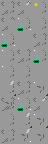

This is a level from a 2D game, rendered from its Tiled map with the project's own tilesets. A one-line summary and the complete map file follow:
An orthogonal 3x9 tile map with 16x16 px tiles, 2 tile layers (floor, walls), 3 tilesets and 4 objects (finish, player, janitor, trap).

<map version="1.2" tiledversion="1.3.4" orientation="orthogonal" renderorder="left-up" width="3" height="9" tilewidth="16" tileheight="16" infinite="0" nextlayerid="4" nextobjectid="5">
 <editorsettings>
  <export target="../levels/reach/10.lua" format="lua" />
 </editorsettings>
 <tileset firstgid="1" source="janitor.tsx" />
 <tileset firstgid="3" source="TileCollection.tsx" />
 <tileset firstgid="34" source="bum.tsx" />
 <layer id="1" name="floor" width="3" height="9">
  <data encoding="csv">
12,20,15,
8,22,9,
22,14,12,
17,12,16,
17,9,14,
21,12,18,
13,22,20,
9,21,18,
12,19,10
</data>
 </layer>
 <layer id="2" name="walls" width="3" height="9">
  <data encoding="csv">
0,0,0,
0,0,0,
0,0,0,
0,0,0,
0,0,0,
0,0,0,
0,0,0,
0,0,0,
0,0,0
</data>
 </layer>
 <objectgroup id="3" name="objects">
  <object id="3" name="finish" gid="5" x="16" y="128" width="16" height="16" />
  <object id="2" name="player" gid="34" x="16" y="32" width="16" height="16" />
  <object id="1" type="janitor" gid="1" x="16" y="64" width="16" height="16" />
  <object id="4" type="trap" gid="24" x="16" y="96" width="16" height="16">
   <properties>
    <property name="isHorizontalAllowed" type="bool" value="false" />
    <property name="isVerticalAllowed" type="bool" value="false" />
   </properties>
  </object>
 </objectgroup>
</map>
